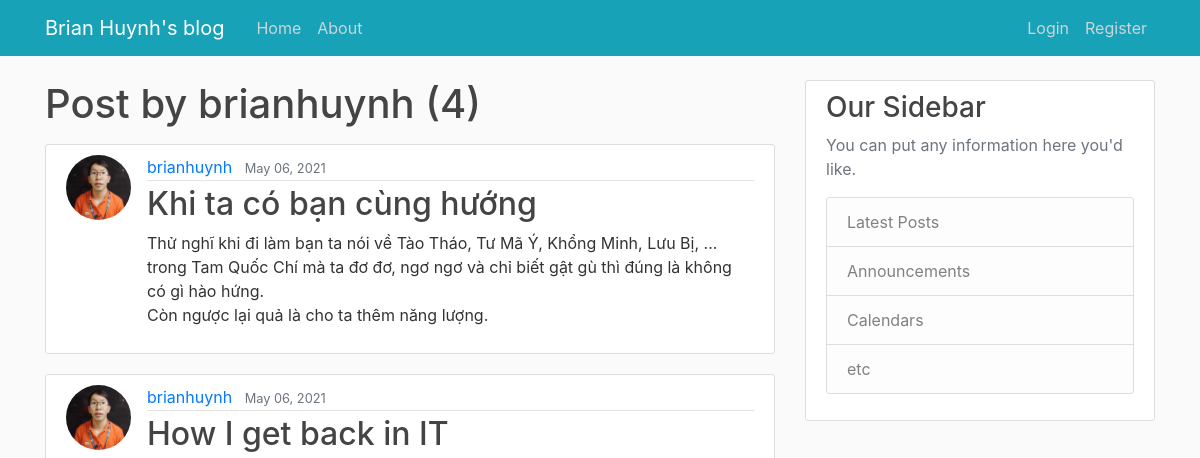
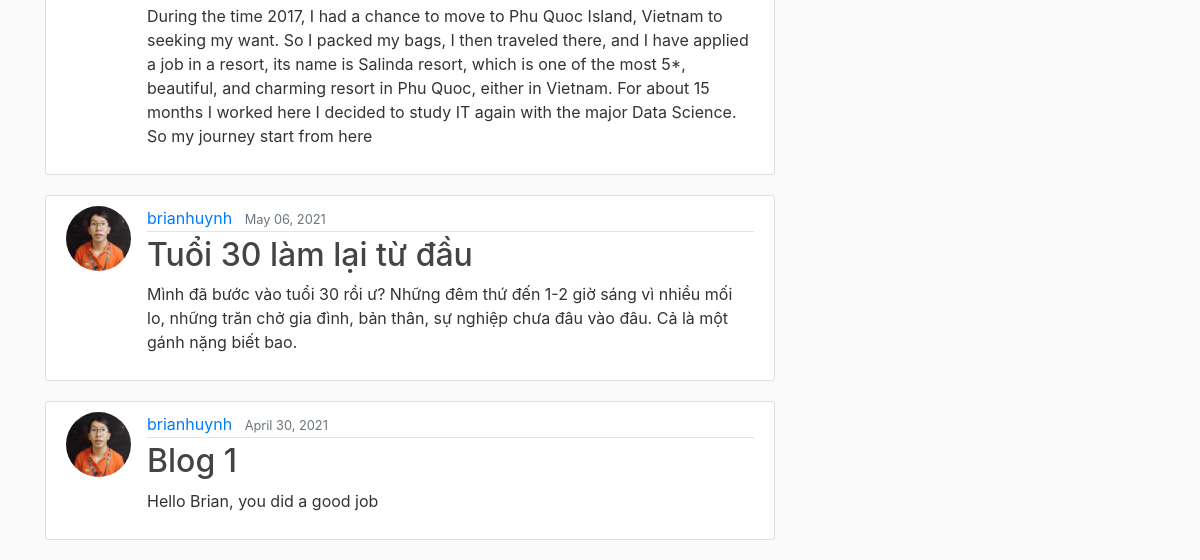
Before: /user/brianhuynh with the older database file (2 pictures, top to bottom).
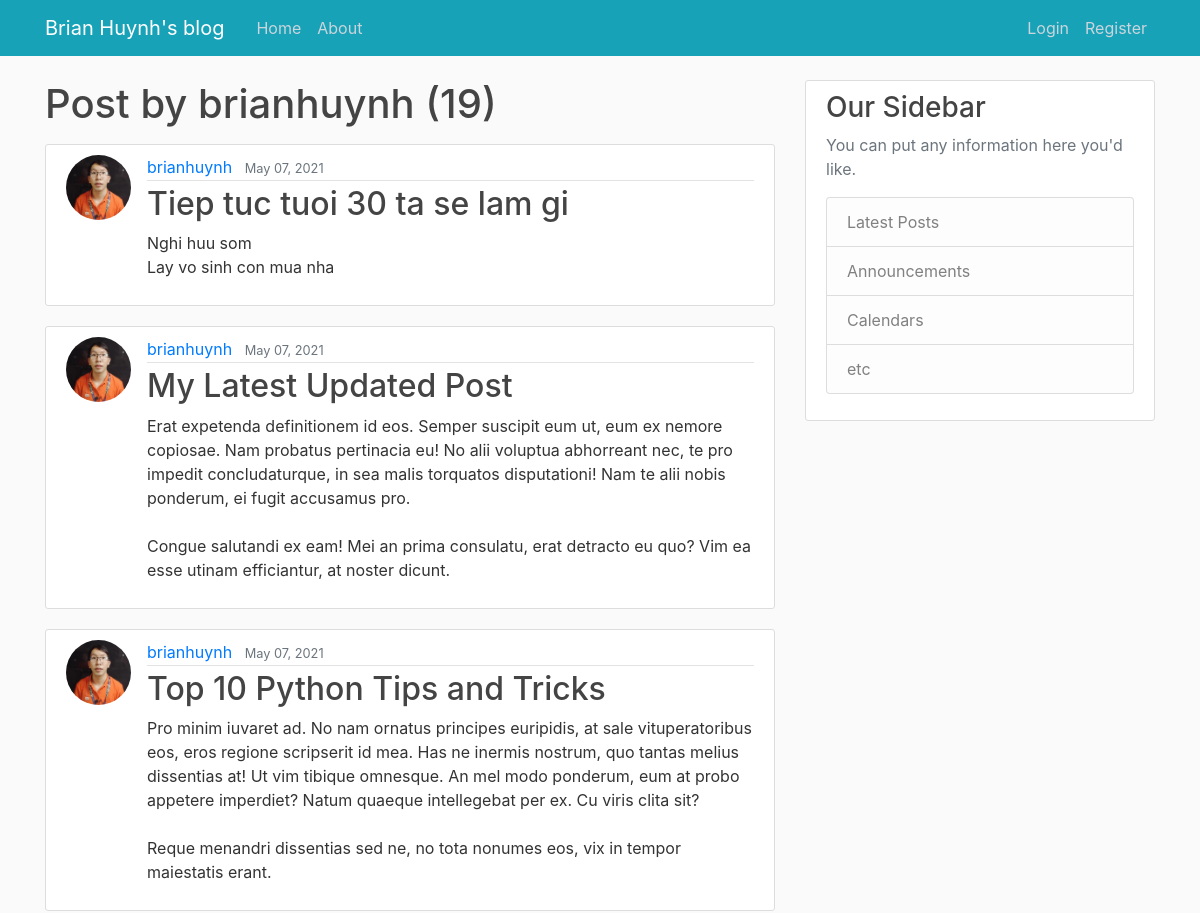
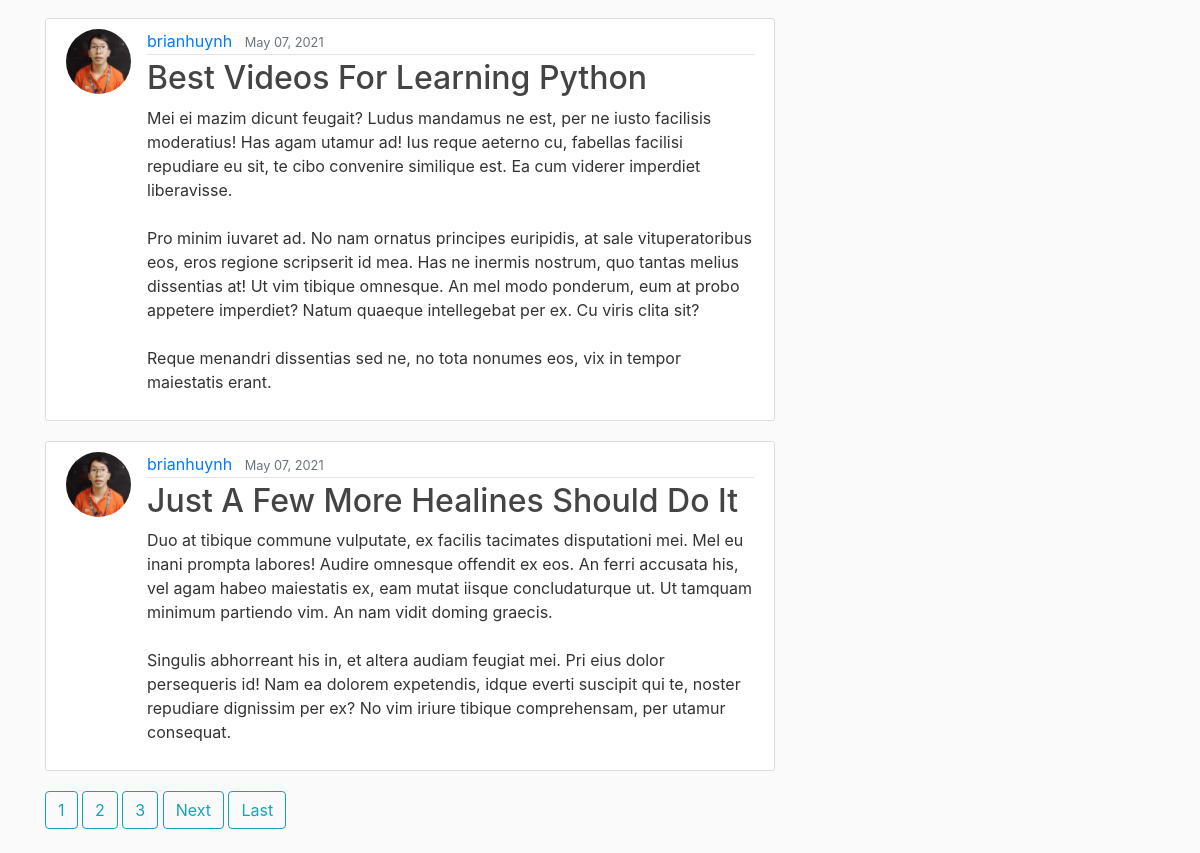
After: the same page with the newer database file (2 pictures, top to bottom).
### blog/models.py (models this page shows, shortened)
class Post(models.Model):
    title = models.CharField(max_length=100)
    content = models.TextField()
    date_posted = models.DateTimeField(default=timezone.now)
    author = models.ForeignKey(User, on_delete=models.CASCADE)

### users/models.py (models this page shows, shortened)
class Profile(models.Model):
    user = models.OneToOneField(User, on_delete=models.CASCADE)
    image = models.ImageField(default='default.jpg',upload_to='profile_pics')

### blog/views.py (the view)
# urls.py: path('user/<str:username>', UserPostListView.as_view(), name='user-posts'),
class UserPostListView(ListView):
    model = Post
    template_name = 'blog/user_posts.html'  # <app>/<model>_<viewtype>.html
    context_object_name = 'posts'
    paginate_by = 5
    def get_queryset(self):
        user = get_object_or_404(User, username=self.kwargs.get('username'))
        return Post.objects.filter(author=user).order_by('-date_posted')

### blog/templates/blog/user_posts.html (shortened to what this page needs)
{% extends "blog/base.html" %}
{% block content %}
    <h1 class="mb-3">Post by {{ view.kwargs.username }} ({{ page_obj.paginator.count }})</h1>
    {% for post in posts %}
        <article class="media content-section">
          <img class="rounded-circle article-img" src="{{ post.author.profile.image.url }}">
          <div class="media-body">
            <div class="article-metadata">
              <a class="mr-2" href="{% url 'user-posts' post.author.username %}">{{ post.author }}</a>
              <small class="text-muted">{{ post.date_posted|date:"F d, Y"}}</small>
            </div>
            <h2><a class="article-title" href="{% url 'post-detail' post.id %}">{{ post.title }}</a></h2>
            <p class="article-content">{{ post.content }}</p>
          </div>
        </article>
    {% endfor %}
    {% if is_paginated %}
      {% for num in page_obj.paginator.page_range %}
        {% if page_obj.number == num %}
          <a class="btn btn-outline-info mb-4" href="?page={{ num }}">{{ num }}</a>
          {% elif num > page_obj.number|add:'-3' and  num < page_obj.number|add:'3'%}
            <a class="btn btn-outline-info mb-4" href="?page={{ num }}">{{ num }}</a>
        {% endif %}
      {% endfor %}
      {% if page_obj.has_next %}
        <a class="btn btn-outline-info mb-4" href="?page={{ page_obj.next_page_number}}">Next</a>
        <a class="btn btn-outline-info mb-4" href="?page={{ page_obj.paginator.num_pages}}">Last</a>
      {% endif %}
    {% endif %}
{% endblock content %}

Changed rows visible on the page:
no longer on this page (row unchanged): Post: author.profile.image (picture), author "brianhuynh", date_posted "May 06, 2021", title "Khi ta có bạn cùng hướng", content "Thử nghĩ khi đi làm bạn ta nói về Tào Tháo, Tư Mã Ý, Khổng Minh, Lưu Bị, ... trong Tam Quốc Chí mà ta đơ đơ, ngơ ngơ và chỉ biết gật gù thì đúng là không có gì hào hứng. Còn ngược lại quả là cho ta thêm năng lượng."
no longer on this page (row unchanged): Post: author.profile.image (picture), author "brianhuynh", date_posted "May 06, 2021", title "How I get back in IT", content "During the time 2017, I had a chance to move to Phu Quoc Island, Vietnam to seeking my want. So I packed my bags, I then traveled there, and I have applied a job in a resort, its name is Salinda resort, which is one of the most 5*, beautiful, and charming resort in Phu Quoc, either in Vietnam. For about 15 months I worked here I decided to study IT again with the major Data Science. So my journey start from here"
no longer on this page (row unchanged): Post: author.profile.image (picture), author "brianhuynh", date_posted "May 06, 2021", title "Tuổi 30 làm lại từ đầu", content "Mình đã bước vào tuổi 30 rồi ư? Những đêm thứ đến 1-2 giờ sáng vì nhiều mối lo, những trăn chở gia đình, bản thân, sự nghiệp chưa đâu vào đâu. Cả là một gánh nặng biết bao."
no longer on this page (row unchanged): Post: author.profile.image (picture), author "brianhuynh", date_posted "April 30, 2021", title "Blog 1", content "Hello Brian, you did a good job"
added Post: author.profile.image (picture), author "brianhuynh", date_posted "May 07, 2021", title "Tiep tuc tuoi 30 ta se lam gi", content "Nghi huu som Lay vo sinh con mua nha"
added Post: author.profile.image (picture), author "brianhuynh", date_posted "May 07, 2021", title "My Latest Updated Post", content "Erat expetenda definitionem id eos. Semper suscipit eum ut, eum ex nemore copiosae. Nam probatus pertinacia eu! No alii voluptua abhorreant nec, te pro impedit concludaturque, in sea malis torquatos disputationi! Nam te alii nobis ponderum, ei fugit accusamus pro. Congue salutandi ex eam! Mei an prima consulatu, erat detracto eu quo? Vim ea esse utinam efficiantur, at noster dicunt."
added Post: author.profile.image (picture), author "brianhuynh", date_posted "May 07, 2021", title "Top 10 Python Tips and Tricks", content "Pro minim iuvaret ad. No nam ornatus principes euripidis, at sale vituperatoribus eos, eros regione scripserit id mea. Has ne inermis nostrum, quo tantas melius dissentias at! Ut vim tibique omnesque. An mel modo ponderum, eum at probo appetere imperdiet? Natum quaeque intellegebat per ex. Cu viris clita sit? Reque menandri dissentias sed ne, no tota nonumes eos, vix in tempor maiestatis erant."
added Post: author.profile.image (picture), author "brianhuynh", date_posted "May 07, 2021", title "Best Videos For Learning Python", content "Mei ei mazim dicunt feugait? Ludus mandamus ne est, per ne iusto facilisis moderatius! Has agam utamur ad! Ius reque aeterno cu, fabellas facilisi repudiare eu sit, te cibo convenire similique est. Ea cum viderer imperdiet liberavisse. Pro minim iuvaret ad. No nam ornatus principes euripidis, at sale vituperatoribus eos, eros regione scripserit id mea. Has ne inermis nostrum, quo tantas melius dissentias at! Ut vim tibique omnesque. An mel modo ponderum, eum at probo appetere imperdiet? Natum quaeque intellegebat per ex. Cu viris clita sit? Reque menandri dissentias sed ne, no tota nonumes eos, vix in tempor maiestatis erant."
added Post: author.profile.image (picture), author "brianhuynh", date_posted "May 07, 2021", title "Just A Few More Healines Should Do It", content "Duo at tibique commune vulputate, ex facilis tacimates disputationi mei. Mel eu inani prompta labores! Audire omnesque offendit ex eos. An ferri accusata his, vel agam habeo maiestatis ex, eam mutat iisque concludaturque ut. Ut tamquam minimum partiendo vim. An nam vidit doming graecis. Singulis abhorreant his in, et altera audiam feugiat mei. Pri eius dolor persequeris id! Nam ea dolorem expetendis, idque everti suscipit qui te, noster repudiare dignissim per ex? No vim iriure tibique comprehensam, per utamur consequat."
Other visible differences:
{{ page_obj.paginator.count }}: "4" → "19"
new list line: "1"
new list line: "2"
new list line: "3"
text now shown: "Next Last"
